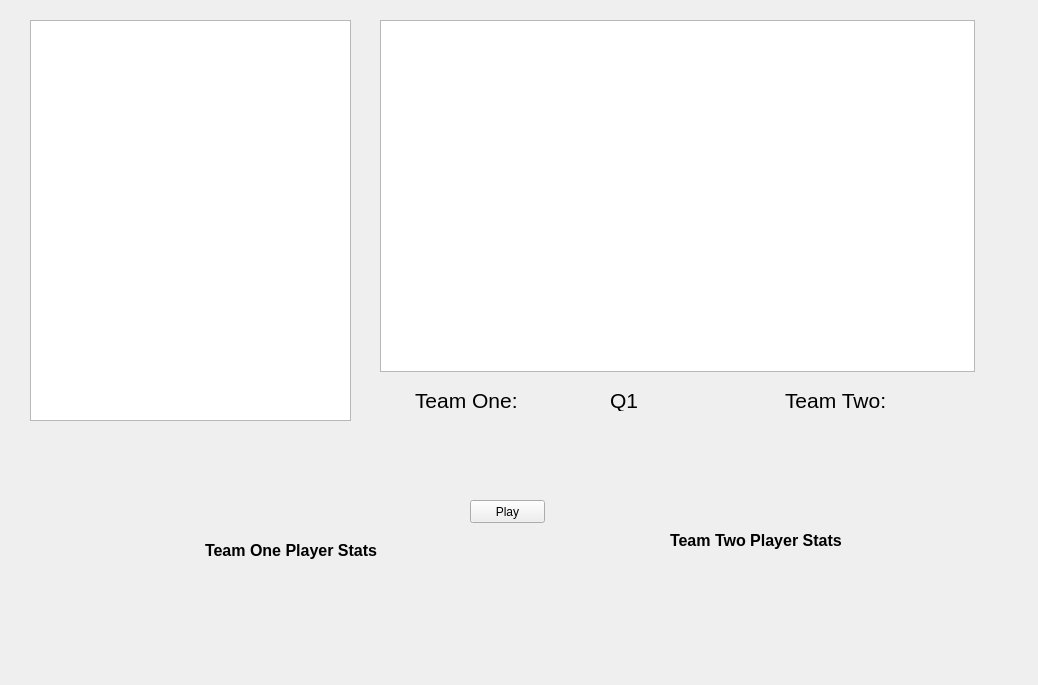
<?xml version="1.0" encoding="UTF-8"?>
<ui version="4.0">
 <class>MatchScreen</class>
 <widget class="QWidget" name="MatchScreen">
  <property name="geometry">
   <rect>
    <x>0</x>
    <y>0</y>
    <width>1038</width>
    <height>685</height>
   </rect>
  </property>
  <property name="windowTitle">
   <string>MatchScreen</string>
  </property>
  <widget class="QTextBrowser" name="matchText">
   <property name="geometry">
    <rect>
     <x>30</x>
     <y>20</y>
     <width>321</width>
     <height>401</height>
    </rect>
   </property>
   <property name="sizeAdjustPolicy">
    <enum>QAbstractScrollArea::AdjustIgnored</enum>
   </property>
  </widget>
  <widget class="QPushButton" name="playButton">
   <property name="geometry">
    <rect>
     <x>470</x>
     <y>500</y>
     <width>75</width>
     <height>23</height>
    </rect>
   </property>
   <property name="text">
    <string>Play</string>
   </property>
  </widget>
  <widget class="QWidget" name="layoutWidget">
   <property name="geometry">
    <rect>
     <x>110</x>
     <y>580</y>
     <width>101</width>
     <height>91</height>
    </rect>
   </property>
   <layout class="QVBoxLayout" name="verticalLayout_3">
    <item>
     <widget class="QLabel" name="teamOnePGLabel">
      <property name="text">
       <string/>
      </property>
     </widget>
    </item>
    <item>
     <widget class="QLabel" name="teamOneSGLabel">
      <property name="text">
       <string/>
      </property>
     </widget>
    </item>
    <item>
     <widget class="QLabel" name="teamOneSFLabel">
      <property name="text">
       <string/>
      </property>
     </widget>
    </item>
    <item>
     <widget class="QLabel" name="teamOnePFLabel">
      <property name="text">
       <string/>
      </property>
     </widget>
    </item>
    <item>
     <widget class="QLabel" name="teamOneCLabel">
      <property name="text">
       <string/>
      </property>
     </widget>
    </item>
   </layout>
  </widget>
  <widget class="QWidget" name="layoutWidget_2">
   <property name="geometry">
    <rect>
     <x>210</x>
     <y>580</y>
     <width>301</width>
     <height>91</height>
    </rect>
   </property>
   <layout class="QVBoxLayout" name="verticalLayout_4">
    <item>
     <widget class="QLabel" name="teamOnePGStats">
      <property name="text">
       <string/>
      </property>
     </widget>
    </item>
    <item>
     <widget class="QLabel" name="teamOneSGStats">
      <property name="text">
       <string/>
      </property>
     </widget>
    </item>
    <item>
     <widget class="QLabel" name="teamOneSFStats">
      <property name="text">
       <string/>
      </property>
     </widget>
    </item>
    <item>
     <widget class="QLabel" name="teamOnePFStats">
      <property name="text">
       <string/>
      </property>
     </widget>
    </item>
    <item>
     <widget class="QLabel" name="teamOneCStats">
      <property name="text">
       <string/>
      </property>
     </widget>
    </item>
   </layout>
  </widget>
  <widget class="QLabel" name="TeamOnePlayersLabel">
   <property name="geometry">
    <rect>
     <x>205</x>
     <y>540</y>
     <width>191</width>
     <height>20</height>
    </rect>
   </property>
   <property name="font">
    <font>
     <pointsize>12</pointsize>
     <weight>75</weight>
     <bold>true</bold>
    </font>
   </property>
   <property name="text">
    <string>Team One Player Stats</string>
   </property>
  </widget>
  <widget class="QLabel" name="TeamTwoPlayersLabel">
   <property name="geometry">
    <rect>
     <x>670</x>
     <y>530</y>
     <width>191</width>
     <height>20</height>
    </rect>
   </property>
   <property name="font">
    <font>
     <pointsize>12</pointsize>
     <weight>75</weight>
     <bold>true</bold>
    </font>
   </property>
   <property name="text">
    <string>Team Two Player Stats</string>
   </property>
  </widget>
  <widget class="QWidget" name="layoutWidget">
   <property name="geometry">
    <rect>
     <x>527</x>
     <y>580</y>
     <width>111</width>
     <height>91</height>
    </rect>
   </property>
   <layout class="QVBoxLayout" name="verticalLayout">
    <item>
     <widget class="QLabel" name="teamTwoPGLabel">
      <property name="text">
       <string/>
      </property>
     </widget>
    </item>
    <item>
     <widget class="QLabel" name="teamTwoSGLabel">
      <property name="text">
       <string/>
      </property>
     </widget>
    </item>
    <item>
     <widget class="QLabel" name="teamTwoSFLabel">
      <property name="text">
       <string/>
      </property>
     </widget>
    </item>
    <item>
     <widget class="QLabel" name="teamTwoPFLabel">
      <property name="text">
       <string/>
      </property>
     </widget>
    </item>
    <item>
     <widget class="QLabel" name="teamTwoCLabel">
      <property name="text">
       <string/>
      </property>
     </widget>
    </item>
   </layout>
  </widget>
  <widget class="QWidget" name="layoutWidget">
   <property name="geometry">
    <rect>
     <x>640</x>
     <y>580</y>
     <width>291</width>
     <height>91</height>
    </rect>
   </property>
   <layout class="QVBoxLayout" name="verticalLayout_2">
    <item>
     <widget class="QLabel" name="teamTwoPGStats">
      <property name="text">
       <string/>
      </property>
     </widget>
    </item>
    <item>
     <widget class="QLabel" name="teamTwoSGStats">
      <property name="text">
       <string/>
      </property>
     </widget>
    </item>
    <item>
     <widget class="QLabel" name="teamTwoSFStats">
      <property name="text">
       <string/>
      </property>
     </widget>
    </item>
    <item>
     <widget class="QLabel" name="teamTwoPFStats">
      <property name="text">
       <string/>
      </property>
     </widget>
    </item>
    <item>
     <widget class="QLabel" name="teamTwoCStats">
      <property name="text">
       <string/>
      </property>
     </widget>
    </item>
   </layout>
  </widget>
  <widget class="QGraphicsView" name="gameView">
   <property name="geometry">
    <rect>
     <x>380</x>
     <y>20</y>
     <width>595</width>
     <height>352</height>
    </rect>
   </property>
  </widget>
  <widget class="QLabel" name="teamOneLabel">
   <property name="geometry">
    <rect>
     <x>415</x>
     <y>390</y>
     <width>111</width>
     <height>20</height>
    </rect>
   </property>
   <property name="font">
    <font>
     <pointsize>16</pointsize>
    </font>
   </property>
   <property name="text">
    <string>Team One:</string>
   </property>
  </widget>
  <widget class="QLabel" name="teamTwoLabel">
   <property name="geometry">
    <rect>
     <x>785</x>
     <y>390</y>
     <width>111</width>
     <height>20</height>
    </rect>
   </property>
   <property name="font">
    <font>
     <pointsize>16</pointsize>
    </font>
   </property>
   <property name="text">
    <string>Team Two:</string>
   </property>
  </widget>
  <widget class="QLabel" name="teamOneScoreLabel">
   <property name="geometry">
    <rect>
     <x>530</x>
     <y>390</y>
     <width>46</width>
     <height>21</height>
    </rect>
   </property>
   <property name="font">
    <font>
     <pointsize>16</pointsize>
    </font>
   </property>
   <property name="text">
    <string/>
   </property>
  </widget>
  <widget class="QLabel" name="teamTwoScoreLabel">
   <property name="geometry">
    <rect>
     <x>910</x>
     <y>390</y>
     <width>51</width>
     <height>21</height>
    </rect>
   </property>
   <property name="font">
    <font>
     <pointsize>16</pointsize>
    </font>
   </property>
   <property name="text">
    <string/>
   </property>
  </widget>
  <widget class="QLabel" name="timeRemainingLabel">
   <property name="geometry">
    <rect>
     <x>660</x>
     <y>390</y>
     <width>71</width>
     <height>21</height>
    </rect>
   </property>
   <property name="font">
    <font>
     <pointsize>16</pointsize>
    </font>
   </property>
   <property name="text">
    <string/>
   </property>
  </widget>
  <widget class="QLabel" name="quarterLabel">
   <property name="geometry">
    <rect>
     <x>610</x>
     <y>390</y>
     <width>41</width>
     <height>21</height>
    </rect>
   </property>
   <property name="font">
    <font>
     <pointsize>16</pointsize>
    </font>
   </property>
   <property name="text">
    <string>Q1</string>
   </property>
  </widget>
 </widget>
 <layoutdefault spacing="6" margin="11"/>
 <resources/>
 <connections/>
</ui>
